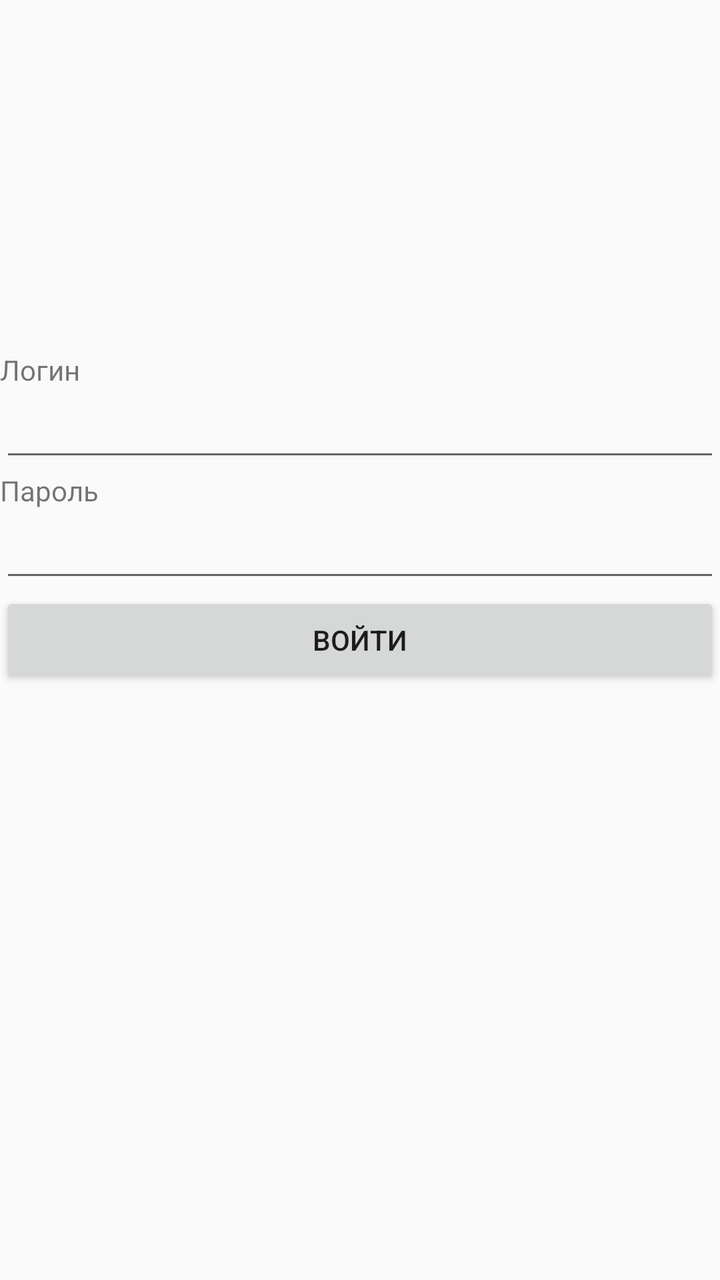
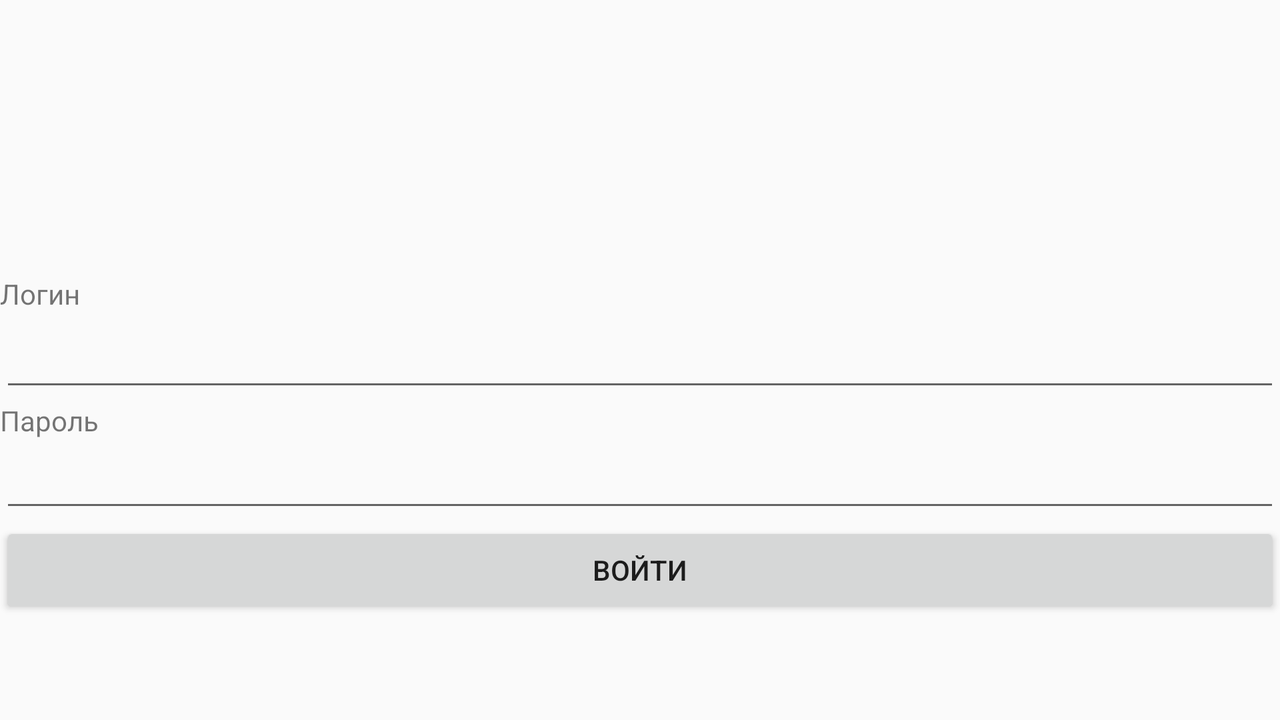

Compare how this app lays out the same screen by default and in its alternative resource folder. The renders come first, then the two layout files and the values they reference.
<!-- AndroidManifest.xml: application theme AppTheme -->
<!-- res/layout/activity_auth.xml -->
<?xml version="1.0" encoding="utf-8"?>
<RelativeLayout xmlns:android="http://schemas.android.com/apk/res/android"
    android:layout_width="fill_parent"
    android:layout_height="fill_parent"
    android:orientation="vertical" >

    <Button
        android:id="@+id/button1"
        android:layout_width="match_parent"
        android:layout_height="wrap_content"
        android:layout_alignParentLeft="true"
        android:layout_centerVertical="true"
        android:text="Войти" />

    <EditText
        android:id="@+id/editText2"
        android:layout_width="match_parent"
        android:layout_height="wrap_content"
        android:layout_above="@+id/button1"
        android:layout_alignParentLeft="true"

        android:ems="10" >


    </EditText>

    <TextView
        android:id="@+id/textView2"
        android:layout_width="wrap_content"
        android:layout_height="wrap_content"
        android:layout_above="@+id/editText2"
        android:layout_alignParentLeft="true"
        android:text="Пароль" />

    <EditText
        android:id="@+id/editText1"
        android:layout_width="match_parent"
        android:layout_height="wrap_content"
        android:layout_above="@+id/textView2"
        android:layout_alignParentLeft="true"

        android:ems="10">
    <requestFocus />
    </EditText>

    <TextView
        android:id="@+id/textView1"
        android:layout_width="wrap_content"
        android:layout_height="wrap_content"
        android:layout_above="@+id/editText1"
        android:layout_alignParentLeft="true"
        android:text="Логин" />
</RelativeLayout>
<!-- resources referenced by this layout -->
<resources>
  <style name="AppTheme" parent="Theme.AppCompat.Light.DarkActionBar">
          
          <item name="colorPrimary">@color/colorPrimary</item>
          <item name="colorPrimaryDark">@color/colorPrimaryDark</item>
          <item name="colorAccent">@color/colorAccent</item>
      </style>
</resources>
<!-- res/layout-land/activity_auth.xml (the repository's variant of the layout above) -->
<!-- drawn on the phone turned sideways -->
<?xml version="1.0" encoding="utf-8"?>
<RelativeLayout xmlns:android="http://schemas.android.com/apk/res/android"
    xmlns:tools="http://schemas.android.com/tools"
    android:layout_width="fill_parent"
    android:layout_height="fill_parent"
    android:orientation="vertical">

    <Button
        android:id="@+id/button1"
        android:layout_width="match_parent"
        android:layout_height="wrap_content"
        android:layout_alignParentBottom="true"
        android:layout_alignParentStart="true"
        android:layout_marginBottom="51dp"
        android:text="Войти" />

    <EditText
        android:id="@+id/editText2"
        android:layout_width="match_parent"
        android:layout_height="wrap_content"
        android:layout_above="@+id/button1"
        android:layout_alignParentLeft="true"
        android:ems="10">


    </EditText>

    <TextView
        android:id="@+id/textView2"
        android:layout_width="wrap_content"
        android:layout_height="wrap_content"
        android:layout_above="@+id/editText2"
        android:layout_alignParentLeft="true"
        android:text="Пароль" />

    <EditText
        android:id="@+id/editText1"
        android:layout_width="match_parent"
        android:layout_height="wrap_content"
        android:layout_above="@+id/textView2"
        android:layout_alignParentLeft="true"
        android:ems="10">

        <requestFocus />
    </EditText>

    <TextView
        android:id="@+id/textView1"
        android:layout_width="match_parent"
        android:layout_height="20dp"
        android:layout_above="@+id/editText1"
        android:layout_alignParentLeft="true"
        android:layout_marginBottom="2dp"
        android:text="Логин" />
</RelativeLayout>
